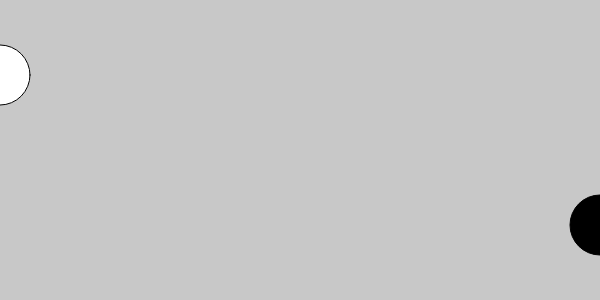
Frame 1 (no input)
Frame 60 (no input): identical to frame 1, image omitted
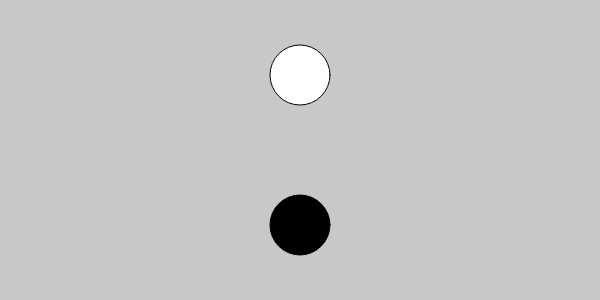
Frame 120 (the mouse pressed at the canvas centre since frame 60)

The p5.js sketch that drew these frames (run headless with seeded random() and noise() and a simulated clock; from frame 60 on, the mouse is pressed at the canvas centre):

// p5.js sketch
// ── sketch.js
function setup() {
  createCanvas(600, 300)

}

function draw() {
  background(200)
  fill('white')
  circle( mouseX, height/4, height/5)

  fill('black')
  circle( width - mouseX, height * (3/4), height/5)

}
